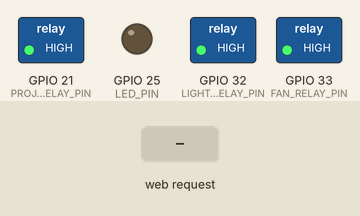
This sketch was run on a simulated ESP32. Shown: switched loads named in the sketch (green lamp = pin HIGH), output pins drawn as LEDs (lit = HIGH). Inputs (shaded band) come from the test bench. WiFi joins after 1.5 s; servers stay silent unless stated; what the sketch prints to the serial monitor is not drawn.

Above: at 2.9 s.
3.0 s: HTTP request GET /led/on received
At 3.8 s:
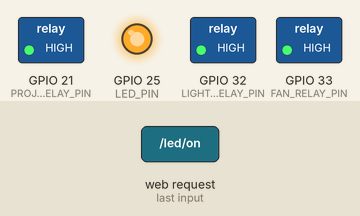
4.5 s: HTTP request GET /projector/on received
At 4.9 s:
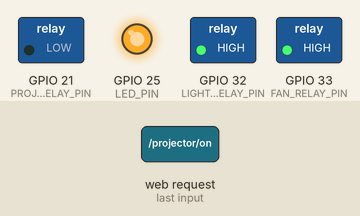
6.0 s: HTTP request GET /led/off received
At 7.2 s:
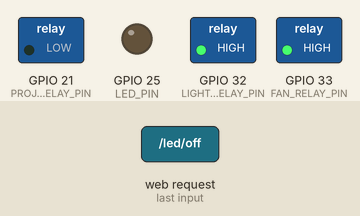
7.5 s: HTTP request GET /fan/on received
At 8.4 s:
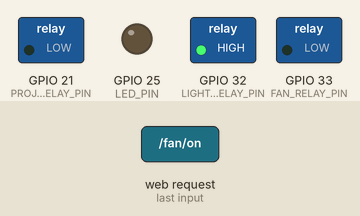
9.0 s: HTTP request GET /projector/off received
At 9.5 s:
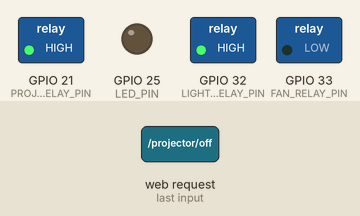
10.5 s: HTTP request GET /light/on received
At 11.9 s:
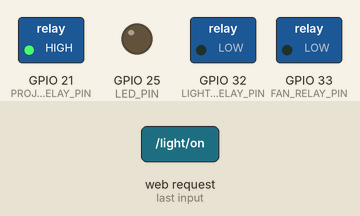
Timing chart, 0 to 13.0 s (numbered marks = the images above; inputs shaded):
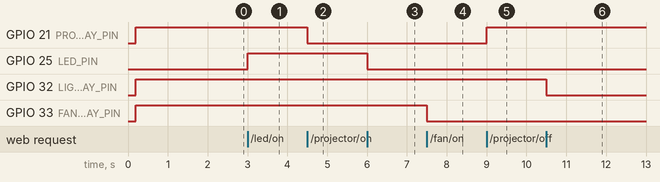

Measured:
- after the input at 3.0 s, GPIO 25 (LED_PIN): LOW → HIGH at once
- after the input at 4.5 s, GPIO 21 (PROJECTOR_RELAY_PIN): HIGH → LOW at once
- after the input at 6.0 s, GPIO 25 (LED_PIN): HIGH → LOW at once
- after the input at 7.5 s, GPIO 33 (FAN_RELAY_PIN): HIGH → LOW at once
- after the input at 9.0 s, GPIO 21 (PROJECTOR_RELAY_PIN): LOW → HIGH at once
- after the input at 10.5 s, GPIO 32 (LIGHT_RELAY_PIN): HIGH → LOW at once

The sketch:

lab_controller_esp32.ino
```cpp
/*
 * ESP32 Lab Device Controller
 *
 * Simple web server that controls lab equipment via GPIO pins.
 * Receives HTTP requests and toggles devices on/off.
 *
 * Hardware connections (example for 2-channel relay module):
 *   Relay Channel 1 (Light) - IN1 -> GPIO 32
 *   Relay Channel 2 (Fan)   - IN2 -> GPIO 33
 *   Relay Channel 3 (Proj)  - IN3 -> GPIO 21 (optional)
 *   (Relay VCC -> 5V, GND -> GND)
 *   (Relay COM/NO/NC to AC load as per relay datasheet)
 *   (Optional: GPIO 25 - onboard LED for status)
 */

#include <WiFi.h>
#include <WebServer.h>

// Wi-Fi credentials - replace these or use secrets.h
#ifdef HAVE_SECRETS
#include "secrets.h"
#else
const char* ssid = "<YOUR_SSID>";
const char* password = "<YOUR_PASSWORD>";
#endif

WebServer server(80);

// Pin assignments
const int LED_PIN = 25;               // Status LED (external). Use 2 for on-board LED if preferred.
const int LIGHT_RELAY_PIN = 32;       // Relay Channel 1 (Light) - Active-LOW
const int FAN_RELAY_PIN  = 33;        // Relay Channel 2 (Fan)   - Active-LOW
const int PROJECTOR_RELAY_PIN = 21;   // Relay Channel 3 (Proj)  - Active-LOW (optional)

// Simple helper to send HTTP 200 response
void respondOK(const char* msg) {
  server.send(200, "text/plain", msg);
}

// Device control handlers
void handleLedOn() {
  digitalWrite(LED_PIN, HIGH);
  respondOK("LED ON");
}

void handleLedOff() {
  digitalWrite(LED_PIN, LOW);
  respondOK("LED OFF");
}

// Relays are Active-LOW: LOW = ON, HIGH = OFF
void handleFanOn()  { digitalWrite(FAN_RELAY_PIN, LOW);  respondOK("Fan ON"); }
void handleFanOff() { digitalWrite(FAN_RELAY_PIN, HIGH); respondOK("Fan OFF"); }
void handleLightOn()  { digitalWrite(LIGHT_RELAY_PIN, LOW);  respondOK("Light ON"); }
void handleLightOff() { digitalWrite(LIGHT_RELAY_PIN, HIGH); respondOK("Light OFF"); }
void handleProjectorOn()  { digitalWrite(PROJECTOR_RELAY_PIN, LOW);  respondOK("Projector ON"); }
void handleProjectorOff() { digitalWrite(PROJECTOR_RELAY_PIN, HIGH); respondOK("Projector OFF"); }

// Health check endpoint
void handleStatus() {
  String response = "OK\n";
  response += "IP: ";
  response += WiFi.localIP().toString();
  respondOK(response.c_str());
}

void handleNotFound() {
  server.send(404, "text/plain", "Not Found");
}

// Group control: turn all relays ON/OFF
void handleAllOn() {
  digitalWrite(LIGHT_RELAY_PIN, LOW);
  digitalWrite(FAN_RELAY_PIN, LOW);
  digitalWrite(PROJECTOR_RELAY_PIN, LOW);
  digitalWrite(LED_PIN, HIGH);
  respondOK("ALL ON");
}

void handleAllOff() {
  digitalWrite(LIGHT_RELAY_PIN, HIGH);
  digitalWrite(FAN_RELAY_PIN, HIGH);
  digitalWrite(PROJECTOR_RELAY_PIN, HIGH);
  digitalWrite(LED_PIN, LOW);
  respondOK("ALL OFF");
}

void setup() {
  Serial.begin(115200);
  delay(200);

  // Configure GPIO pins as outputs
  pinMode(LED_PIN, OUTPUT);
  pinMode(PROJECTOR_RELAY_PIN, OUTPUT);
  pinMode(FAN_RELAY_PIN, OUTPUT);
  pinMode(LIGHT_RELAY_PIN, OUTPUT);

  // Start with all RELAYS OFF (Active-LOW => OFF = HIGH)
  digitalWrite(LIGHT_RELAY_PIN, HIGH);
  digitalWrite(FAN_RELAY_PIN, HIGH);
  digitalWrite(PROJECTOR_RELAY_PIN, HIGH);
  // LED default off (active-high LED). If using on-board active-LOW LED (GPIO2), invert accordingly.
  digitalWrite(LED_PIN, LOW);

  // Connect to Wi-Fi network
  Serial.printf("Connecting to %s\n", ssid);
  WiFi.begin(ssid, password);

  unsigned long startTime = millis();
  while (WiFi.status() != WL_CONNECTED) {
    delay(500);
    Serial.print(".");

    // Give up after 15 seconds
    if (millis() - startTime > 15000) {
      Serial.println("\nConnection timeout");
      break;
    }
  }

  if (WiFi.status() == WL_CONNECTED) {
    Serial.println("\nConnected!");
    Serial.print("IP: ");
    Serial.println(WiFi.localIP());
  } else {
    Serial.println("Running without Wi-Fi");
  }

  // Register HTTP endpoints
  server.on("/led/on", handleLedOn);
  server.on("/led/off", handleLedOff);
  server.on("/projector/on", handleProjectorOn);
  server.on("/projector/off", handleProjectorOff);
  server.on("/fan/on", handleFanOn);
  server.on("/fan/off", handleFanOff);
  server.on("/light/on", handleLightOn);
  server.on("/light/off", handleLightOff);
  server.on("/all/on", handleAllOn);
  server.on("/all/off", handleAllOff);
  server.on("/status", handleStatus);
  server.onNotFound(handleNotFound);

  server.begin();
  Serial.println("Web server running");
}

void loop() {
  // Process incoming HTTP requests
  server.handleClient();
}
```
